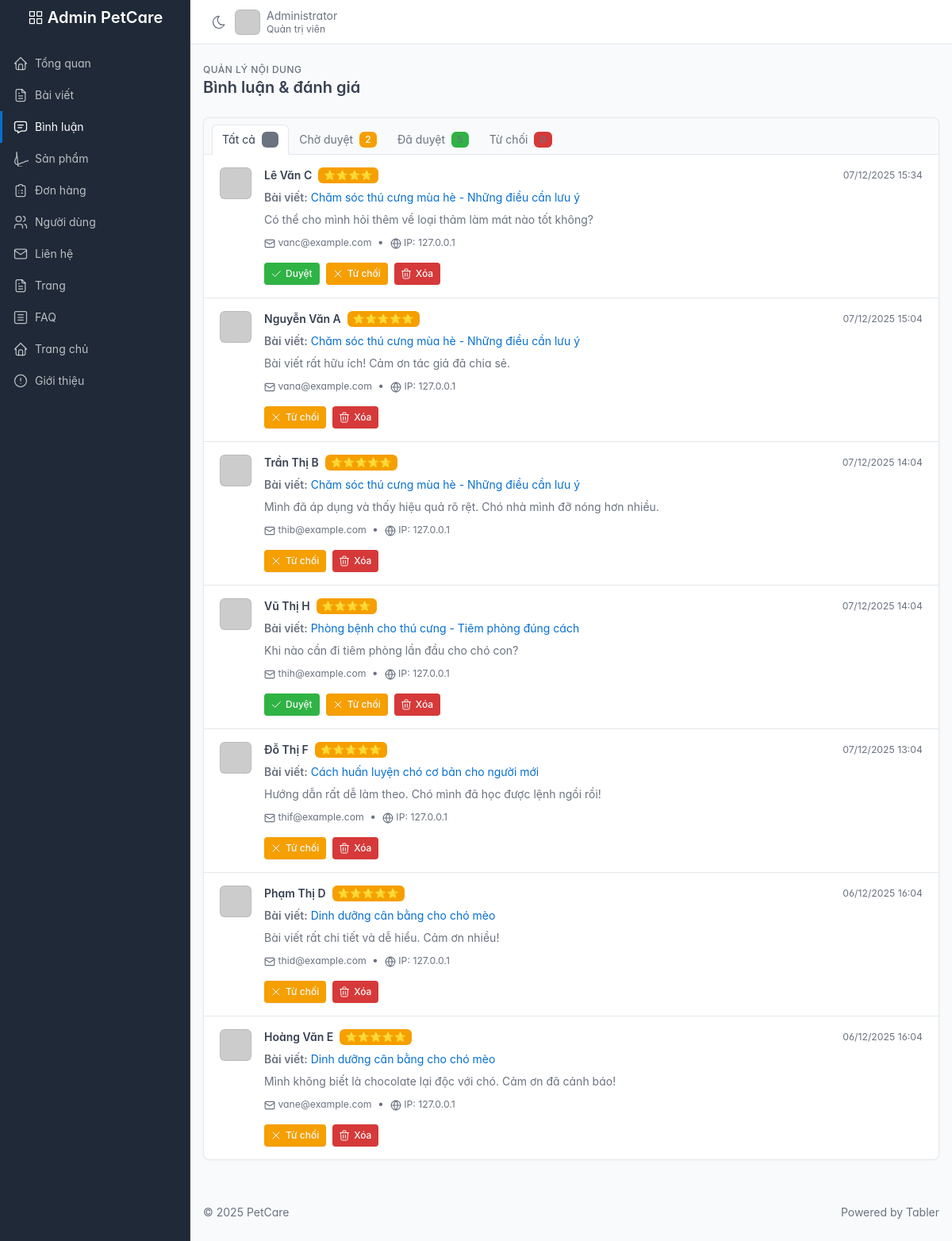
Page /public/admin/comments (signed in) on the committed database.
### tables this page shows
CREATE TABLE IF NOT EXISTS post_comments (
    id BIGINT UNSIGNED AUTO_INCREMENT PRIMARY KEY,
    post_id BIGINT UNSIGNED NOT NULL,
    user_id BIGINT UNSIGNED NULL,
    author_name VARCHAR(120) NULL,
    author_email VARCHAR(160) NULL,
    rating TINYINT UNSIGNED NULL,
    content TEXT NOT NULL,
    status ENUM(
        'pending',
        'approved',
        'rejected'
    ) NOT NULL DEFAULT 'pending',
    ip_address VARCHAR(64) NULL,
    created_at TIMESTAMP NOT NULL DEFAULT CURRENT_TIMESTAMP,
    INDEX idx_post_comments_status (status),
    CONSTRAINT fk_comments_post FOREIGN KEY (post_id) REFERENCES posts (id) ON DELETE CASCADE,
    CONSTRAINT fk_comments_user FOREIGN KEY (user_id) REFERENCES users (id) ON DELETE SET NULL
);

CREATE TABLE IF NOT EXISTS posts (
    id BIGINT UNSIGNED AUTO_INCREMENT PRIMARY KEY,
    author_user_id BIGINT UNSIGNED NULL,
    title VARCHAR(255) NOT NULL,
    slug VARCHAR(255) NOT NULL UNIQUE,
    summary TEXT NULL,
    content_html MEDIUMTEXT NULL,
    cover_image_url VARCHAR(255) NULL,
    category_id BIGINT UNSIGNED NULL,
    status ENUM('draft', 'published') NOT NULL DEFAULT 'draft',
    published_at DATETIME NULL,
    created_at TIMESTAMP NOT NULL DEFAULT CURRENT_TIMESTAMP,
    updated_at TIMESTAMP NULL DEFAULT NULL ON UPDATE CURRENT_TIMESTAMP,
    INDEX idx_posts_status_published_at (status, published_at),
    INDEX idx_category (category_id),
    CONSTRAINT fk_posts_author FOREIGN KEY (author_user_id) REFERENCES users (id) ON DELETE SET NULL
);

### app/views/admin/comments/index.php (the view, shortened to what the rows shown need)
<div class="page-header d-print-none">
    <div class="container-xl">
        <div class="row g-2 align-items-center">
            <div class="col">
                <h2 class="page-title">
                    Bình luận & đánh giá
                </h2>
            </div>
        </div>
    </div>
</div>
<div class="page-body">
    <div class="container-xl">
        <div class="card">
            <div class="card-header">
                <ul class="nav nav-tabs card-header-tabs" data-bs-toggle="tabs">
                    <li class="nav-item">
                        <a href="<?= BASE_URL ?>admin/comments?status=pending" class="nav-link <?= $status === 'pending' ? 'active' : '' ?>">
                            Chờ duyệt
                            <?php if ($pendingCount > 0): ?>
                                <span class="badge bg-yellow text-yellow-fg ms-2"><?= $pendingCount ?></span>
                            <?php else: ?>
                                <span class="badge bg-secondary ms-2"><?= $pendingCount ?></span>
                            <?php endif; ?>
                        </a>
                    </li>
                </ul>
            </div>
            <?php if (empty($comments)): ?>
                <div class="card-body">
                    <div class="empty">
                        <div class="empty-icon">
                            <svg xmlns="http://www.w3.org/2000/svg" class="icon" width="24" height="24" viewBox="0 0 24 24" stroke-width="2" stroke="currentColor" fill="none" stroke-linecap="round" stroke-linejoin="round"><path stroke="none" d="M0 0h24v24H0z" fill="none"/><path d="M8 9h8" /><path d="M8 13h6" /><path d="M18 4a3 3 0 0 1 3 3v8a3 3 0 0 1 -3 3h-5l-5 3v-3h-2a3 3 0 0 1 -3 -3v-8a3 3 0 0 1 3 -3h12z" /></svg>
                        </div>
                        <p class="empty-title">Không có bình luận nào</p>
                        <p class="empty-subtitle text-secondary">
                            Chưa có bình luận nào trong danh mục này
                        </p>
                    </div>
                </div>
            <?php else: ?>
                <div class="list-group list-group-flush">
                    <?php foreach ($comments as $comment): ?>
                        <div class="list-group-item">
                            <div class="row align-items-start">
                                <div class="col-auto">
                                    <span class="avatar" style="background-image: url(https://ui-avatars.com/api/?name=<?= urlencode($comment['author_name'] ?? $comment['user_name'] ?? 'User') ?>&background=random)"></span>
                                </div>
                                <div class="col">
                                    <div class="d-flex align-items-center mb-2">
                                        <strong><?= htmlspecialchars($comment['author_name'] ?? $comment['user_name'] ?? 'Ẩn danh') ?></strong>
                                        <?php if ($comment['rating']): ?>
                                            <span class="badge bg-yellow ms-2">
                                                <?= str_repeat('⭐', (int)$comment['rating']) ?>
                                            </span>
                                        <?php endif; ?>
                                        <small class="text-secondary ms-auto">
                                            <?= date('d/m/Y H:i', strtotime($comment['created_at'])) ?>
                                        </small>
                                    </div>
                                    <div class="text-secondary mb-2">
                                        <strong>Bài viết:</strong>
                                        <a href="<?= BASE_URL ?>posts/show?slug=<?= urlencode($comment['post_title'] ?? '') ?>" target="_blank">
                                            <?= htmlspecialchars($comment['post_title'] ?? 'N/A') ?>
                                        </a>
                                    </div>
                                    <div class="text-secondary mb-2">
                                        <?= nl2br(htmlspecialchars($comment['content'])) ?>
                                    </div>
                                    <?php if ($comment['author_email']): ?>
                                        <div class="text-secondary">
                                            <small>
                                                <svg xmlns="http://www.w3.org/2000/svg" width="14" height="14" viewBox="0 0 24 24" fill="none" stroke="currentColor" stroke-width="2" stroke-linecap="round" stroke-linejoin="round"><rect width="20" height="16" x="2" y="4" rx="2"></rect><path d="m22 7-8.97 5.7a1.94 1.94 0 0 1-2.06 0L2 7"></path></svg>
                                                <?= htmlspecialchars($comment['author_email']) ?>
                                            </small>
                                            &nbsp;•&nbsp;
                                            <small>
                                                <svg xmlns="http://www.w3.org/2000/svg" width="14" height="14" viewBox="0 0 24 24" fill="none" stroke="currentColor" stroke-width="2" stroke-linecap="round" stroke-linejoin="round"><circle cx="12" cy="12" r="10"></circle><path d="M12 2a14.5 14.5 0 0 0 0 20 14.5 14.5 0 0 0 0-20"></path><path d="M2 12h20"></path></svg>
                                                IP: <?= htmlspecialchars($comment['ip_address'] ?? 'N/A') ?>
                                            </small>
                                        </div>
                                    <?php endif; ?>
                                    <div class="mt-3">
                                        <div class="btn-list">
                                            <?php if ($comment['status'] !== 'approved'): ?>
                                                <form action="<?= BASE_URL ?>admin/comments/approve" method="POST" style="display: inline;">
                                                    <button type="submit" class="btn btn-success btn-sm">
                                                        <svg xmlns="http://www.w3.org/2000/svg" class="icon icon-tabler icon-tabler-check" width="24" height="24" viewBox="0 0 24 24" stroke-width="2" stroke="currentColor" fill="none" stroke-linecap="round" stroke-linejoin="round"><path stroke="none" d="M0 0h24v24H0z" fill="none"/><path d="M5 12l5 5l10 -10" /></svg>
                                                        Duyệt
                                                    </button>
                                                </form>
                                            <?php endif; ?>
                                            <?php if ($comment['status'] !== 'rejected'): ?>
                                                <form action="<?= BASE_URL ?>admin/comments/reject" method="POST" style="display: inline;">
                                                    <button type="submit" class="btn btn-warning btn-sm">
                                                        Từ chối
                                                    </button>
                                                </form>
                                            <?php endif; ?>
                                            <form action="<?= BASE_URL ?>admin/comments/delete" method="POST" style="display: inline;">
                                                <button type="submit" class="btn btn-danger btn-sm"
                                                        onclick="return confirm('Bạn có chắc muốn xóa bình luận này?')">
                                                    Xóa
                                                </button>
                                            </form>
                                        </div>
                                    </div>
                                </div>
                            </div>
                        </div>
                    <?php endforeach; ?>
                </div>
            <?php endif; ?>
        </div>
    </div>
</div>

### rows in the picture
post_comments: id "2", author_name "Trần Thị B", rating "⭐⭐⭐⭐⭐", created_at "07/12/2025 14:04", post.title "Chăm sóc thú cưng mùa hè - Những điều cần lưu ý", content "Mình đã áp dụng và thấy hiệu quả rõ rệt. Chó nhà mình đỡ nóng hơn nhiều.", author_email "thib@example.com", ip_address "127.0.0.1"
post_comments: author_name "Lê Văn C", rating "⭐⭐⭐⭐", created_at "07/12/2025 15:34", post.title "Chăm sóc thú cưng mùa hè - Những điều cần lưu ý", content "Có thể cho mình hỏi thêm về loại thảm làm mát nào tốt không?", author_email "vanc@example.com", ip_address "127.0.0.1"
post_comments: author_name "Nguyễn Văn A", rating "⭐⭐⭐⭐⭐", created_at "07/12/2025 15:04", post.title "Chăm sóc thú cưng mùa hè - Những điều cần lưu ý", content "Bài viết rất hữu ích! Cảm ơn tác giả đã chia sẻ.", author_email "vana@example.com", ip_address "127.0.0.1"
post_comments: author_name "Vũ Thị H", rating "⭐⭐⭐⭐", created_at "07/12/2025 14:04", post.title "Phòng bệnh cho thú cưng - Tiêm phòng đúng cách", content "Khi nào cần đi tiêm phòng lần đầu cho chó con?", author_email "thih@example.com", ip_address "127.0.0.1"
post_comments: author_name "Đỗ Thị F", rating "⭐⭐⭐⭐⭐", created_at "07/12/2025 13:04", post.title "Cách huấn luyện chó cơ bản cho người mới", content "Hướng dẫn rất dễ làm theo. Chó mình đã học được lệnh ngồi rồi!", author_email "thif@example.com", ip_address "127.0.0.1"
post_comments: author_name "Phạm Thị D", rating "⭐⭐⭐⭐⭐", created_at "06/12/2025 16:04", post.title "Dinh dưỡng cân bằng cho chó mèo", content "Bài viết rất chi tiết và dễ hiểu. Cảm ơn nhiều!", author_email "thid@example.com", ip_address "127.0.0.1"
post_comments: author_name "Hoàng Văn E", rating "⭐⭐⭐⭐⭐", created_at "06/12/2025 16:04", post.title "Dinh dưỡng cân bằng cho chó mèo", content "Mình không biết là chocolate lại độc với chó. Cảm ơn đã cảnh báo!", author_email "vane@example.com", ip_address "127.0.0.1"

### other values in the picture
APP_NAME "PetCare"
$_SESSION['user_name'] "Administrator"
